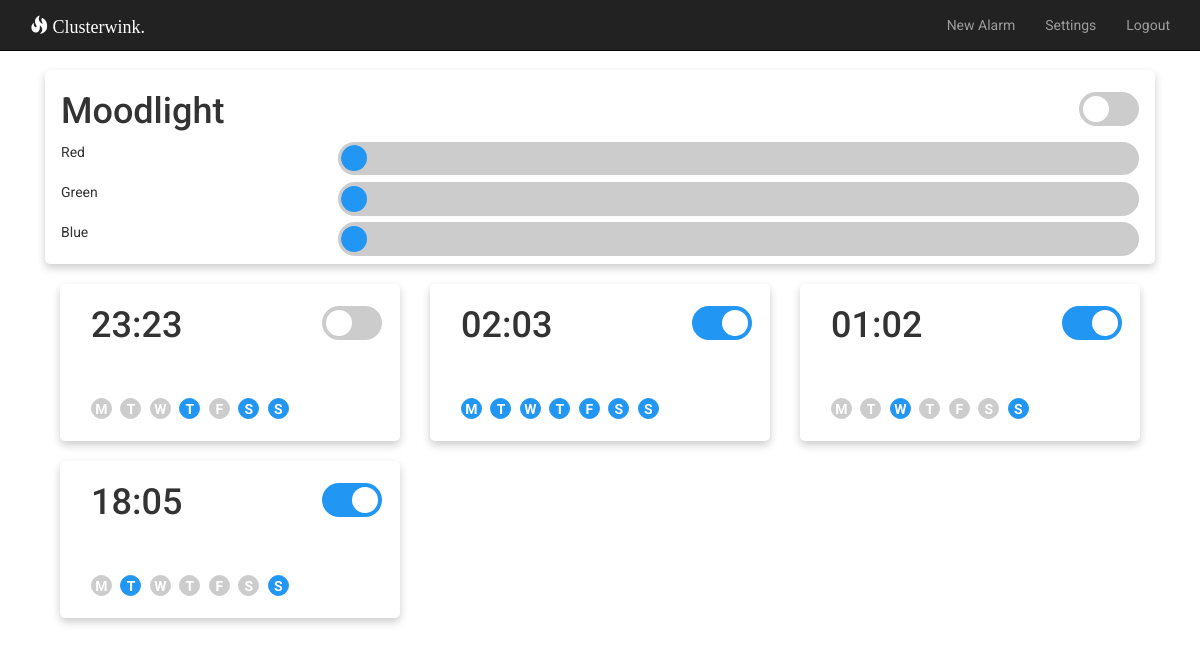
Before: /index (signed in) with the older database file.
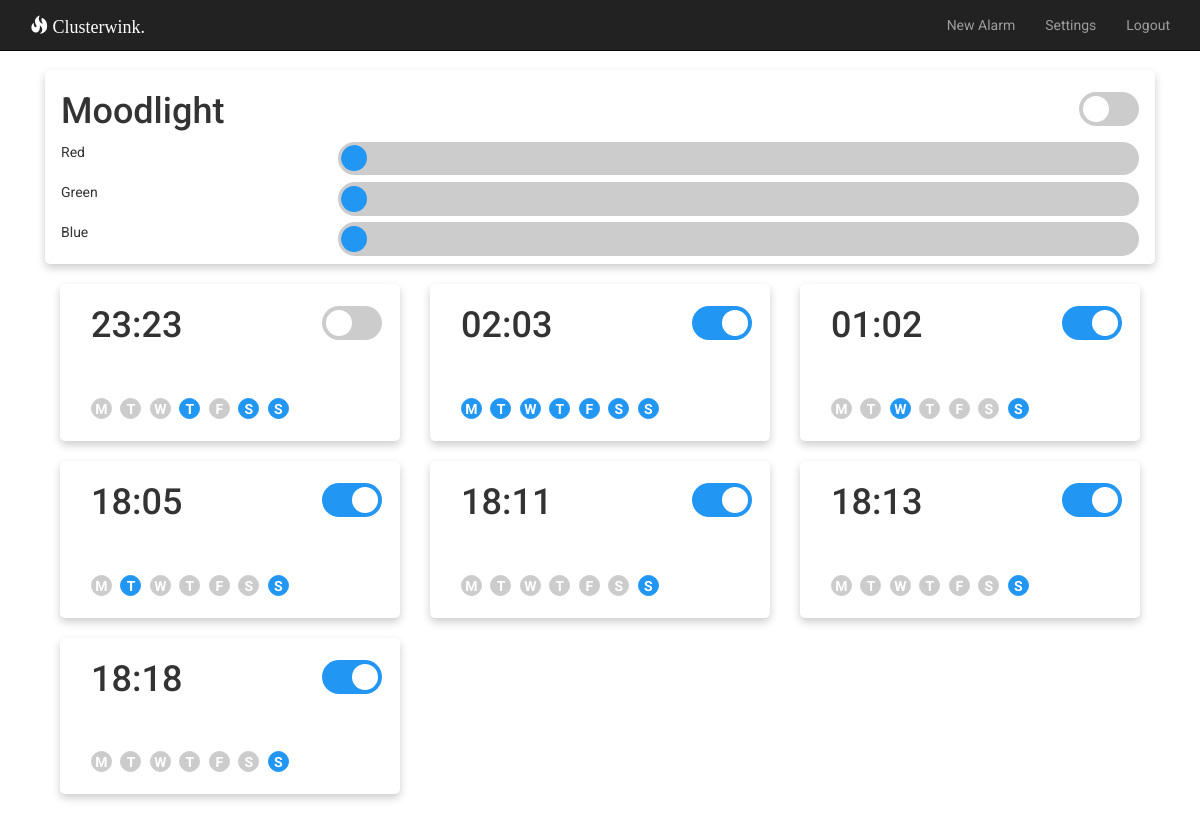
After: the same page with the newer database file.
### app/models.py (models this page shows, shortened)
class Alarm(db.Model):
	id = db.Column(db.Integer, primary_key=True)
	hour = db.Column(db.Integer, index=True)
	minute = db.Column(db.Integer, index=True)
	time = db.Column(db.Integer, index=True)
	active = db.Column(db.Boolean, default=True)
	repeat = db.Column(db.Boolean)
	label = db.Column(db.String(64))
	duration = db.Column(db.Integer)
	monday = db.Column(db.Boolean)
	tuesday = db.Column(db.Boolean)
	wednesday = db.Column(db.Boolean)
	thursday = db.Column(db.Boolean)
	friday = db.Column(db.Boolean)
	saturday = db.Column(db.Boolean)
	sunday = db.Column(db.Boolean)

### app/routes.py (the view)
@app.route('/')
@app.route('/index')
@login_required
def index():
	user = {'username': 'Lenny'}
	posts = [
		{
			'author': {'username': 'John'},
			'body': 'Beautiful day in Portland!'
		},
		{
			'author': {'username': 'Susan'},
			'body': 'The Avengers movie was so cool!'
		}
	]
	alarms = Alarm.query.all()
	return render_template('index.html', title='Home', posts=posts, alarms=alarms)

### app/models.py (called while the page is built)
@login.user_loader
def load_user(id):
	return User.query.get(int(id))

### app/templates/index.html (shortened to what this page needs)
{% extends "base.html" %}
{% block app_content %}
	<div class="col-lg-12">
		<div class="card">
				<div class="card-body" id="color-selector">
					<div class="row">
						<div class="col-xs-8 col-sm-9">
							<h1>Moodlight</h1>
						</div>
						<div class="col-xs-4 col-sm-3" align="right">
							<label class="switch">
								<span class="slider round"></span>
							</label>
						</div>
					</div>
					<div class="row">
						<div class="col-xs-3">Red</div>
						<div class="range-container col-xs-9"> <input type="range" min="0" max="255" value="0" id="red" onchange="set_color('Red', this.value)"></div>
					</div>
					<div class="row">
						<div class="col-xs-3">Green</div>
						<div class="range-container col-xs-9"> <input type="range" min="0" max="255" value="0" id="green" onchange="set_color('Green', this.value)"></div>
					</div>
					<div class="row">
						<div class="col-xs-3">Blue</div>
						<div class="range-container col-xs-9"> <input type="range" min="0" max="255" value="0" id="blue" onchange="set_color('Blue', this.value)"></div>
					</div>
				</div>
	</div>
	{% for alarm in alarms %}
		<div class="col-lg-4 col-sm-6 " id="{{alarm.id}}">
			<div class="card">
				<div class="card-body">
					<div data-toggle="collapse" data-target="#card_{{ alarm.id }}" class="col-xs-8 col-sm-9" >
						<h1 >{{ "%02d" % alarm.hour }}:{{ "%02d" % alarm.minute }}</h1>
					</div>
					<div class="col-xs-4 col-sm-3" align="right">
						<label class="switch">
							<span class="slider round"></span>
						</label>
					</div>
					<div class="col-xs-12 day-bar">
						<div class="day-checkbox">
								<label for="monday_{{ alarm.id }}">M</label>
						</div>
						<div class="day-checkbox">
								<label for="tuesday_{{ alarm.id }}">T</label>
						</div>
						<div class="day-checkbox">
								<label for="wednesday_{{ alarm.id }}">W</label>
						</div>
						<div class="day-checkbox">
								<label for="thursday_{{ alarm.id }}">T</label>
						</div>
						<div class="day-checkbox">
								<label for="friday_{{ alarm.id }}">F</label>
						</div>
						<div class="day-checkbox">
								<label for="saturday_{{ alarm.id }}">S</label>
						</div>
						<div class="day-checkbox">
								<label for="sunday_{{ alarm.id }}">S</label>
						</div>
					</div>
				</div>
			</div>
		</div>
	{% endfor %}
{% endblock %}

### app/templates/base.html (shortened to what this page needs)
{% extends 'bootstrap/base.html' %}
{% block styles %}
	{{super()}}
	<link rel=stylesheet href="{{ url_for('static', filename='style.css') }}">
{% endblock %}
{% block navbar %}
	<nav class="navbar navbar-inverse navbar-fixed-top">
		<div class="container">
			<div class="navbar-header">
				<a class="navbar-brand" id="page_title" href="{{ url_for('index') }}"><span class="glyphicon glyphicon-fire"></span> Clusterwink.</a>
			</div>
			<div class="collapse navbar-collapse" id="bs-example-navbar-collapse-1">
				<ul class="nav navbar-nav navbar-right">
					{% if current_user.is_anonymous %}
					{% else %}
					<li><a href="{{ url_for('new') }}">New Alarm</a></li>
					<li><a href="{{ url_for('settings') }}">Settings</a></li>
					<li><a href="{{ url_for('logout') }}">Logout</a></li>
					{% endif %}
				</ul>
			</div>
		</div>
	</nav>
{% endblock %}
{% block content %}
	<div class="container">
			{% block app_content %}{% endblock %}
	</div>
{% endblock %}

### app/static/style.css (style rules this page uses)
body { padding-top: 70px; font-family: 'Roboto', sans-serif; }
.navbar { border-radius: 0; }
#page_title { font-family: 'Playfair Display', serif; }
.card { position: relative; display: flex; flex-direction: column; min-width: 0; word-wrap: break-word; background-color: white; background-clip: border-box; box-shadow: 0 4px 8px 0 rgba(0,0,0,0.2); transition: 0.3s; margin-bottom: 20px; border-radius: 5px; }
.card-body { padding: 2px 16px; }
.navbar-inverse .navbar-brand { color: white; }
.switch { position: relative; display: inline-block; min-width: 60px; min-height: 34px; margin-top: 20px; max-height: 54px; }
.slider { position: absolute; cursor: pointer; top: 0; left: 0; right: 0; bottom: 0; background-color: #ccc; -webkit-transition: .4s; transition: .4s; height: 34px; }
.slider:before { position: absolute; content: ""; height: 26px; width: 26px; left: 4px; bottom: 4px; background-color: white; -webkit-transition: .4s; transition: .4s; }
input:checked + .slider { background-color: #2196F3; }
input:checked + .slider:before { -webkit-transform: translateX(26px); -ms-transform: translateX(26px); transform: translateX(26px); }
.slider.round { border-radius: 34px; }
.slider.round:before { border-radius: 50%; }
.day-checkbox { position:relative; display: inline-block; width: 1.5em; margin-right: 5px; }
.day-checkbox label { background-color: #ccc; border: 1px solid #ccc; border-radius: 50%; text-align: center; width: 1.5em; height: 1.5em; display: inline-block; color: white; margin-top: 20px; margin-bottom: 20px; -webkit-transition: .4s; transition: .4s; }
.day-checkbox input[type="checkbox"]:checked + label { background-color: #2196F3; border-color: #2196F3; }
.day-checkbox input[type="checkbox"]:not(:checked) + label { background-color: #ccc; }
.range-container input { -webkit-appearance: none; width: 100%; height: 26px; margin: 10px 50px; background: #ccc; background-size: 150px 10px; background-position: center; background-repeat: no-repeat; overflow: hidden; outline: none; zoom: 130%; display: block; margin: auto; margin-bottom: 5px; border-radius: 17px; border: 3px solid #ccc; }

Changed rows visible on the page:
added Alarm: hour "18", minute "11"
added Alarm: hour "18", minute "13"
added Alarm: hour "18", minute "18"
